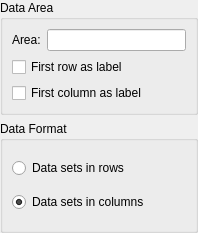
<ui version="4.0" >
 <class>KCChartDatabaseSelector</class>
 <widget class="QWidget" name="KCChartDatabaseSelector" >
  <property name="geometry" >
   <rect>
    <x>0</x>
    <y>0</y>
    <width>198</width>
    <height>233</height>
   </rect>
  </property>
  <property name="windowTitle" >
   <string>Database Selector</string>
  </property>
  <layout class="QVBoxLayout" >
   <property name="margin" >
    <number>0</number>
   </property>
   <item>
    <widget class="QGroupBox" name="m_areaBox" >
     <property name="title" >
      <string>Data Area</string>
     </property>
     <layout class="QGridLayout" >
      <item row="0" column="0" >
       <widget class="QLabel" name="m_areaLabel" >
        <property name="text" >
         <string>Area:</string>
        </property>
        <property name="buddy" >
         <cstring>m_cellRegion</cstring>
        </property>
       </widget>
      </item>
      <item row="0" column="1" >
       <widget class="KLineEdit" name="m_cellRegion" />
      </item>
      <item row="1" column="0" colspan="2" >
       <widget class="QCheckBox" name="m_firstRowAsLabel" >
        <property name="text" >
         <string>First row as label</string>
        </property>
       </widget>
      </item>
      <item row="2" column="0" colspan="2" >
       <widget class="QCheckBox" name="m_firstColumnAsLabel" >
        <property name="text" >
         <string>First column as label</string>
        </property>
       </widget>
      </item>
     </layout>
    </widget>
   </item>
   <item>
    <widget class="QGroupBox" name="m_formatBox" >
     <property name="title" >
      <string>Data Format</string>
     </property>
     <layout class="QVBoxLayout" >
      <item>
       <widget class="QRadioButton" name="m_dataInRows" >
        <property name="text" >
         <string>Data sets in rows</string>
        </property>
       </widget>
      </item>
      <item>
       <widget class="QRadioButton" name="m_dataInColumns" >
        <property name="text" >
         <string>Data sets in columns</string>
        </property>
        <property name="checked" >
         <bool>true</bool>
        </property>
       </widget>
      </item>
     </layout>
    </widget>
   </item>
  </layout>
 </widget>
 <customwidgets>
  <customwidget>
   <class>KLineEdit</class>
   <extends>QLineEdit</extends>
   <header>klineedit.h</header>
  </customwidget>
 </customwidgets>
 <resources/>
 <connections/>
</ui>
